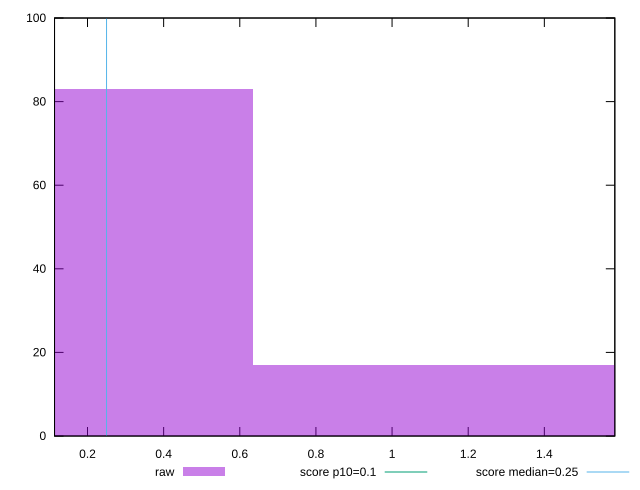

Write gnuplot code to recreate this figure.
reset

$raw <<EOF
0 83
1.271299070941917 17
EOF

set key outside below
set boxwidth 1.271299070941917
set xrange [0.113388671875:1.5851418304443359]
set yrange [0:100]
set trange [0:100]
set style fill transparent solid 0.5 noborder

set parametric
set terminal svg size 640, 490 enhanced background rgb 'white'
set output "reports/report_00032_2021-02-25T10-28-15.087Z/cumulative-layout-shift/samples/astro/raw/histogram.svg"

plot $raw title "raw" with boxes, \
     0.1,t title "score p10=0.1", \
     0.25,t title "score median=0.25"

reset
